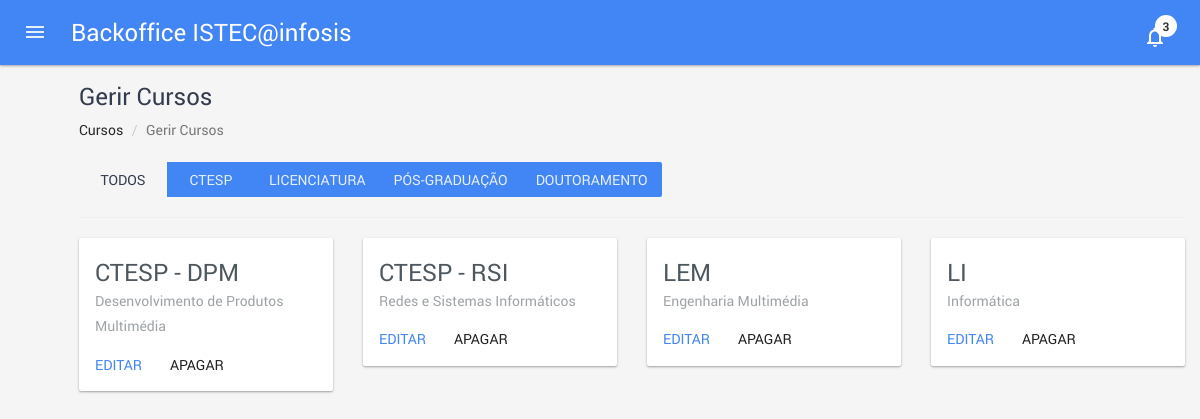
Page /degree_manage.php (signed in) on the committed database.
### tables this page shows
CREATE TABLE IF NOT EXISTS `tDegreeLevels` (
  `id_degree_level` int(11) NOT NULL,
  `designation` varchar(100) NOT NULL,
  `semesters` int(11) NOT NULL
);

CREATE TABLE IF NOT EXISTS `tDegrees` (
  `id_degree` int(11) NOT NULL COMMENT 'id do curso',
  `code` varchar(12) NOT NULL COMMENT 'código do curso',
  `fullName` varchar(140) NOT NULL COMMENT 'designação completa do curso',
  `id_degree_level` int(11) NOT NULL
);

### classes/degree.class.php (called while the page is built, shortened)
<?php
class degree {
  public function degrees($id_degree_level = -1) {
    try {
      $db = new database();
      $con = $db->getCon();
      $sql = '
        SELECT tDegrees.id_degree,
          tDegreeLevels.designation,
          tDegrees.code,
          tDegrees.fullName,
          tDegreeLevels.semesters
        FROM tDegrees, tDegreeLevels
        WHERE tDegrees.id_degree_level = tDegreeLevels.id_degree_level
          AND (tDegrees.id_degree_level = :idl OR :idl = -1)
        ORDER BY tDegrees.id_degree_level, tDegrees.fullName';
      $data = $con->prepare($sql);
      $data->bindvalue(':idl', $id_degree_level);
      $data->execute();
      $degrees = $data->fetchAll();
      return $degrees;
    }
    catch (PDOException $e) {
      echo("Erro de ligação:" . $e);
      exit();
      return false;
    }
  }
 	public function levels() {
    try {
    	$db = new database();
    	$con = $db->getCon();
    	$sql = '
        SELECT id_degree_level,
          designation,
          semesters
        FROM tDegreeLevels
        ORDER BY id_degree_level';
    	$data = $con->prepare($sql);
    	$data->execute();
    	$levels = $data->fetchAll();
    	return $levels;
    }
    catch (PDOException $e) {
      echo("Erro de ligação:" . $e);
      exit();
      return false;
    }
  }
}
?>

### degree_manage.php (the view, shortened to what this page needs)
<?php
  require_once 'classes/degree.class.php';
  $d = new degree();
  $degrees = $d->degrees();
  $levels = $d->levels();
?>
<!DOCTYPE html>
<html lang="pt-pt">
  <head>
  </head>
  <body>
    <div id="content" class="pmd-content inner-page">
      <div class="container-fluid full-width-container">
        <h1 class="section-title" id="services">
          <span>Gerir Cursos</span>
        </h1>
        <ol class="breadcrumb text-left">
          <li><a href="index.html">Cursos</a></li>
          <li class="active">Gerir Cursos</li>
        </ol>
        <div class="row">
          <div class="col-xs-12">
            <div class="btn-group">
              <button class="btn pmd-ripple-effect btn-default" data-filter="*" type="button">Todos</button>
            <?php
              foreach ($levels as $level) { ?>
                <button class="btn pmd-ripple-effect btn-primary" data-filter=".<?= strtolower($level['designation']) ?>" type="button"><?= $level['designation'] ?></button>
            <?php } ?>
            </div>
            <hr/>
          </div>
          <div class="col-xs-12">
            <div class="grid row">
                <?php
                  foreach($degrees as $degree) {
                ?>
                <div class="element-item <?= strtolower($degree['designation']) ?> col-xs-6 col-sm-4 col-md-3">
                  <div class="pmd-card pmd-card-media-inline pmd-card-default pmd-z-depth">
                    <div class="pmd-card-media">
                        <div class="media-body">
                            <h2 class="pmd-card-title-text pmd-tooltip"  data-toggle="tooltip" data-placement="top" title="<?= $degree['fullName'] ?>"><?= $degree['code'] ?></h2>
                            <span class="pmd-card-subtitle-text"><?= $degree['fullName'] ?></span>
                        </div>
                    </div>
                    <div class="pmd-card-actions">
                        <a href="degree_edit.php?id=<?= $degree['id_degree'] ?>">
                          <button class="btn pmd-btn-flat pmd-ripple-effect btn-primary" type="button">Editar</button>
                        </a>
                        <button data-destination="degree_delete.php?id=<?= $degree['id_degree'] ?>" type="button" class="btn pmd-btn-flat pmd-ripple-effect btn-default sweet-delete">Apagar</button>
                    </div>
                  </div>
                </div>
                <?php } ?>
            </div>
          </div>
        </div>
      </div>
    </div>
  </body>
</html>

### rows in the picture
tdegreelevels: designation "CTESP"
tdegreelevels: designation "LICENCIATURA"
tdegreelevels: designation "PÓS-GRADUAÇÃO"
tdegreelevels: designation "DOUTORAMENTO"
tdegrees: code "CTESP - DPM", fullName "Desenvolvimento de Produtos Multimédia"
tdegrees: code "CTESP - RSI", fullName "Redes e Sistemas Informáticos"
tdegrees: code "LEM", fullName "Engenharia Multimédia"
tdegrees: code "LI", fullName "Informática"

### other values in the picture
$GLOBALS['appname'] "ISTEC@infosis"
